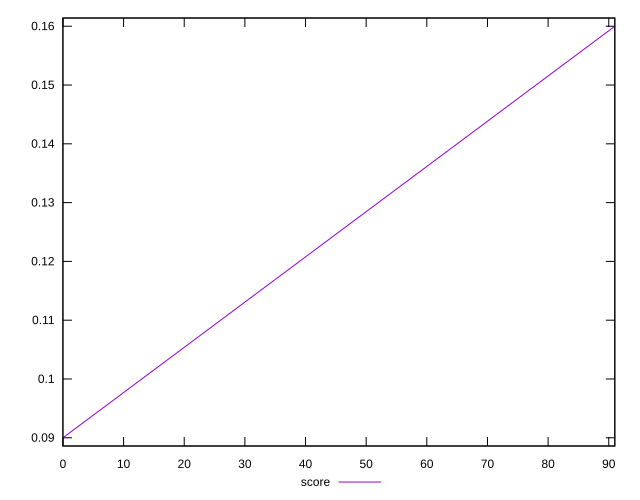

Generate this figure with gnuplot:
reset

$score <<EOF
0 0.09
91 0.16
EOF

set key outside below
set xrange [0:91]
set yrange [0.0886:0.16140000000000002]
set trange [0.0886:0.16140000000000002]
set terminal svg size 640, 500 enhanced background rgb 'white'
set output "reports/report_00030_2021-02-24T20-42-31.540Z/speed-index/samples/astro/score/values.svg"

plot $score title "score" with line

reset
